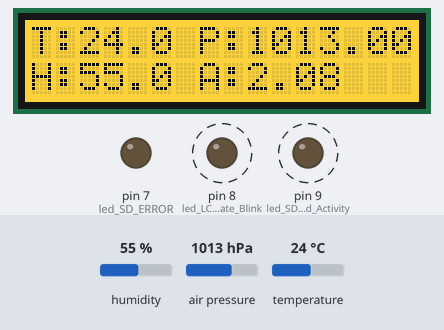
Bench run of a program on a simulated Arduino Uno, built with avr-gcc and run on an emulated ATmega328P. On the bench: 16×2 character LCD, output pins drawn as LEDs (lit = HIGH). Dashed ring = blinking. Inputs (shaded band) come from the test bench; at power-on: humidity 55 %, air pressure 1013 hPa, temperature 24 °C. Storage starts empty; what the program prints to the serial monitor is not drawn.

Above: at 11.9 s.
12.0 s: humidity set to 22 %
At 14.1 s:
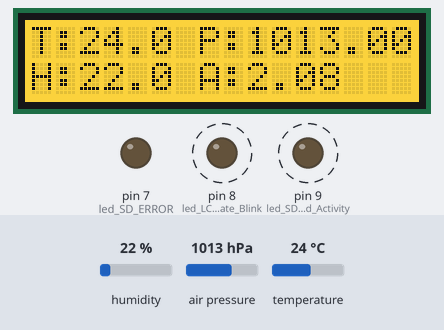
14.8 s: air pressure set to 952 hPa
At 15.8 s:
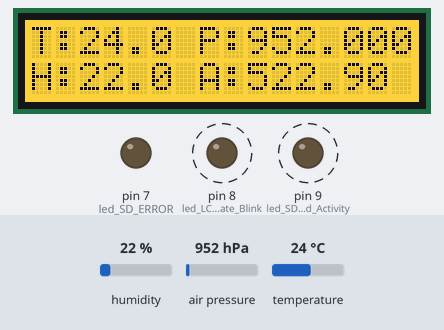
17.1 s: temperature set to 12 °C
At 18.8 s:
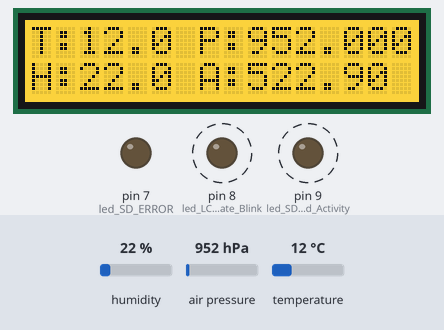
19.4 s: air pressure set to 1000 hPa
At 20.8 s:
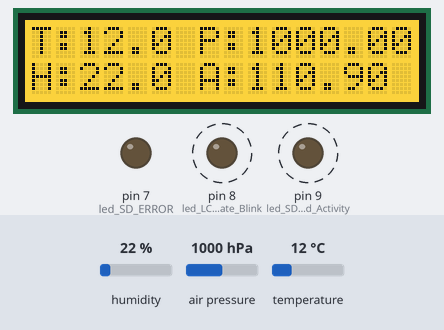
25.9 s: humidity set to 40 %
At 26.8 s:
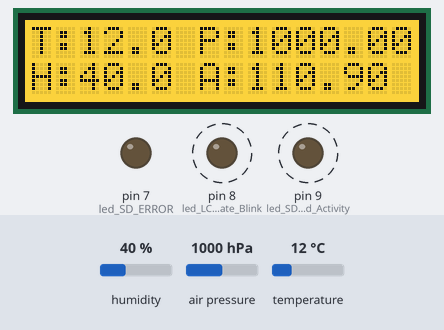
Timing chart, 0 to 29.2 s (numbered marks = the images above; inputs shaded):
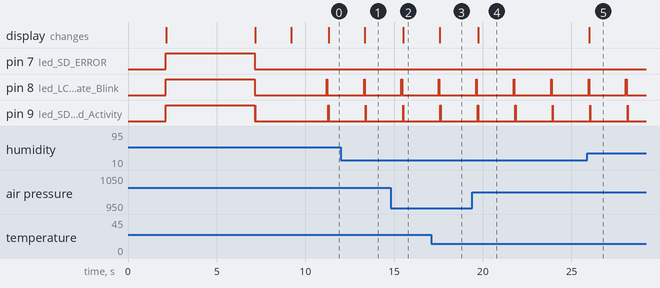

The program:

main.cpp
```cpp
#include <Arduino.h>

#include <Wire.h>
#include <math.h>
#include <DFRobot_RGBLCD1602.h> // #include <Waveshare_LCD1602_RGB.h>, Switched LCD Header file from the original one for functionality
#include <Adafruit_BME280.h>    // Sensor file
#include <Adafruit_Sensor.h>    // Sensor file
#include <SD.h>                 // MicroSD file

// Hardware & Variable Setup
DFRobot_RGBLCD1602 lcd(16,2);           // Display on I2C Bus
Adafruit_BME280 bme;                    // Sensor running on I2C Bus
#define SEALEVELPRESSURE_HPA (1013.25)  // 1013.25

int led_LCD_Update_Blink = 8;   // OUTPUT - Green LED blink when LCD is updated ALSO, used in initial setup to display an 'Everything OK state'
int led_SD_Card_Activity = 9;   // OUTPUT - Orange LED blink when SD card data written or constant on state when theres no SD card
int led_SD_ERROR = 7;           // OUTPUT - Red LED set to ON if there's a file related error

bool lcd_BG_Light = true;   // LCD backlight, different when running with / without the SD card
bool CARD_PRESENT = false;  // Set false until we know if theres a MicroSD card installed or not

String data_String;         // Used in the main loop if the SD card is installed for holding the string to send to the SD card once it's built up
int log_CounterS = 0;        // Counter for file logging: Seconds, Minutes, Hours, Days
int log_CounterM = 0;
int log_CounterH = 0;
int log_CounterD = 0;

float t;  // Used globally to store temperature rather than polling the sensor whenever i need these figures
float h;  // Humidity (same as above)
float p;  // Pressure (same as above)
float a;  // Altitude (same as above)

unsigned bme_Status;    // Used in the setup to determine if the sensor starts up (BME280)

//     SD card attached to SPI bus as follows:
// ** MOSI - pin 11 on Arduino Uno/Duemilanove/Diecimila
// ** MISO - pin 12 on Arduino Uno/Duemilanove/Diecimila
// ** CLK - pin 13 on Arduino Uno/Duemilanove/Diecimila
// ** CS - depends on your SD card shield or module.

// Pin 4 used here for consistency with other Arduino examples
// change this to match your SD shield or module
// Arduino Ethernet shield: pin 4
// Adafruit SD shields and modules: pin 10
// Sparkfun SD shield: pin 8
// MKRZero SD: SDCARD_SS_PIN

const int chipSelect = 4; // See above remarks, i originally placed an LED into pin 10, OK for my setup but might not be for others

void lcd_MSG_Startup (int lcd_X, int lcd_Y, String msg) // Function that displays LCD data from passing variables to it
{
  lcd.clear ();
  lcd.setCursor(lcd_X, lcd_Y);
  lcd.print(msg);
}

void lcd_MSG_Setup()  // Function to setup the LCD ready for the loop, trying to avoid flicker by only updating the numbers when needed
{
  lcd.clear();
  lcd.setCursor(0,0);
  lcd.print("T:");
  lcd.setCursor(7,0);
  lcd.print("P:");
  lcd.setCursor(0,1);
  lcd.print("H:");
  lcd.setCursor(7,1);
  lcd.print("A:");
}

// void Read_Sensor_Values(float, float, float, float)
void Read_Sensor_Values(float, float, float, float) // Function to read the BME280 and store results into variables t, h, p and a
{
  t = bme.readTemperature();
  h = bme.readHumidity();
  p = (bme.readPressure() / 100.0F);
  a = (bme.readAltitude(SEALEVELPRESSURE_HPA));
}

void Send_To_Serial(float, float, float, float) //Function to display sensor information in the serial window, Blinks the green LED when this happens
{
  digitalWrite(led_LCD_Update_Blink, HIGH);
  Serial.print("Temperature = ");
  Serial.print(t);
  Serial.println(" °C");

  Serial.print("Pressure = ");
  Serial.print(p);
  Serial.println(" hPa");

  Serial.print("Approx. Altitude = ");
  Serial.print(a);
  Serial.println(" m");

  Serial.print("Humidity = ");
  Serial.print(h);
  Serial.println(" %");

  Serial.println();
  digitalWrite(led_LCD_Update_Blink, LOW);
}

void Update_LCD_Display(float, float, float, float) // Function to update only the values on the LCD, avoiding constantly clearing the LCD and flickering
{
  lcd.setCursor(2,0);
  lcd.print(t,1);       // Display Temperature to 1 decimal point 'xx.x'
  lcd.setCursor(2,1);
  lcd.print(h,1);       // Display Humidity to 1 decimal point 'xx.x'
  lcd.setCursor(9,0);
  lcd.print(p,3);       // Display Pressure to 3 decimal points 'xxxx.xxx'
  lcd.setCursor(9,1);
  lcd.print(a,2);       // Display Altitude to 2 decimal points 'xxxx.xx'
}

String DATA_TO_STRING() // Function to build up the data string thats sent to the SD card, called from the main loop
{
  String the_Data = ""; // Internal to this function to make a string thats eventually sent to the SD card

  log_CounterS++;        // General counter, there will be a limit but for general use nothing to worry about

  if (log_CounterS >=30)
  {
    log_CounterS = 0;
    log_CounterM++;
    if (log_CounterM >=60)
    {
      log_CounterM = 0;
      log_CounterH++;
      if (log_CounterH >=24)
      {
        log_CounterH = 0;
        log_CounterD++;
        if (log_CounterD >=365)
        {
          log_CounterD = 0;
        }
      }
    }
  }

  the_Data = String (String (log_CounterD) + ":" + String (log_CounterH) + ":" + String (log_CounterM) + ":" + String (log_CounterS));

  the_Data += (", T-H-P-A, ");
  the_Data += String(t);
  the_Data += (", ");
  the_Data += String(h);
  the_Data += (", ");
  the_Data += String (p);
  the_Data += (", ");
  the_Data += (a);
  the_Data += (", END");

  return(the_Data);     // Sends a string back to where it was called from (main loop)
}

void setup ()
{
  // put your setup code here, to run once:
  // Setup Sequence...
  // Set all LED's to correct states
  pinMode(led_LCD_Update_Blink, OUTPUT);    // pin 8
  digitalWrite(led_LCD_Update_Blink, LOW);
  pinMode(led_SD_Card_Activity, OUTPUT);    // pin 9
  digitalWrite(led_SD_Card_Activity, LOW);
  pinMode(led_SD_ERROR, OUTPUT);            // pin 7
  digitalWrite(led_SD_ERROR, LOW);

  // Init Serial
  Serial.begin (9600);
  while (!Serial);     // Wait for serial
  Serial.println();
  Serial.println("Seial OK.");

  // Init LCD
  lcd.init();
  lcd.clear();
  lcd.setCursor (0, 1);
  lcd.setRGB (0,255,0);

  Serial.println("LCD OK.");
  lcd_MSG_Startup (0,0, "Serial OK LCD OK");  // Sends a message to the 'swanky posh' LCD message function (i remembered how to do it ;)

  // Init Sensor BME280
  bme_Status = bme.begin(); // Sensor startup
  if (!bme_Status)
  {
    // If the sensor startup fails...
    Serial.println();
    Serial.println("Could not find a valid BME280 sensor");

    // The lines below were 'remarked' out due to hitting the Arduino's storage capacity (i think), Tip: keep serial messages short, they use RAM !!!
    // I've left these in for additional error code information
    // **********************************************************************************
    // **********************************************************************************
    // Serial.println("Check your wiring, address or sensor ID...");
    // Serial.print("SensorID was: 0x");
    // Serial.println(bme.sensorID(),16);
    // Serial.print("  ID of 0xFF probably means a bad address, a BMP 180 or BMP 085\n");
    // Serial.print("  ID of 0x56-0x58 represents a BMP 280,\n");
    // Serial.print("  ID of 0x60 represents a BME 280.\n");
    // Serial.print("  ID of 0x61 represents a BME 680.\n");
    // ***********************************************************************************
    // ***********************************************************************************

    lcd.setCursor(0, 1);
    lcd.setRGB(255,0,0);
    lcd.print("Sensor ERROR !!!");
    while (1) delay (10);  // STOP HERE !!! Sensor not working so we can't go on.
  }

  lcd.setCursor(0, 1);
  Serial.println("Sensor OK.");
  lcd.print ("Sensor OK");

  // Init SD card
  if (!SD.begin(chipSelect))
  {
    CARD_PRESENT = false;
    lcd_BG_Light = false; // Used to determine what the LCD's backlight colour was going to be

    Serial.println("MicroSD NO CARD!");
    lcd.setCursor(10, 1);
    lcd.setRGB(255,0,0);
    lcd.print("SD ERR");

    // IF we get here, light SD Card LED (Orange on pin 9)
    // SD card LED will remain illuminated because there's no MicroSD to save data to
    digitalWrite(led_SD_Card_Activity, HIGH);
  }
  else
  {
    CARD_PRESENT = true;
    lcd_BG_Light = true;

    lcd.setCursor (10, 1);
    lcd.setRGB (0,255,0);
    lcd.print ("SD OK");
    Serial.println("MicroSD OK.");
    Serial.println();
  }

  // Good startup to here, brief pause to allow the user to view LCD information
  delay (2000);

  // A quick LED check for the user to check BOTH led's are working
  digitalWrite(led_LCD_Update_Blink, HIGH);
  digitalWrite(led_SD_Card_Activity, HIGH);
  digitalWrite(led_SD_ERROR, HIGH);

  Serial.println("x3 LED's ON.");
  lcd.clear();
  lcd.setCursor(0,0);
  lcd.print("Are The LED's ON?");
  lcd.setCursor(7,1);
  lcd.print("???");

  delay (5000);  // STOP HERE, 5 second delay to allow user to read LCD screen message, check ALL led's are working
  digitalWrite(led_LCD_Update_Blink, LOW);
  digitalWrite(led_SD_Card_Activity, LOW);
  digitalWrite(led_SD_ERROR, LOW);
  Serial.println("LED's OFF.");

  // Set LCD background colour depending on SD card in/out ?
  if(!lcd_BG_Light) // FALSE if theres no SD card
  {
    digitalWrite(led_SD_Card_Activity, HIGH);
    lcd.setRGB(200,0,200);  // Card is OUT colour
  }
  else
  {
    // Serial.println("Orange Set LOW...\n");
    lcd.setRGB(255,200,0);    // Card is IN colour
  }

  Serial.print("Card SETUP...\n");
  lcd_MSG_Startup(0,0,"--MicroSD Card--");

  if(CARD_PRESENT)  // If the SD cards IN
  {
    lcd.setCursor(3,1);
    lcd.print("Setting Up...");

    digitalWrite(led_SD_Card_Activity, HIGH);

    // This next part will either, CREATE the file (if it's not there), or OPEN an exsisting file then close it
    File data_File = SD.open("LogData.txt", FILE_WRITE);
    data_File.close();
    Serial.println("File OK.");

    digitalWrite(led_SD_Card_Activity, LOW);
  }
  else
  {
    // If there wasn't an SDcard installed this code runs
    lcd.setCursor(0,1);
    lcd.print("No Card, No Logs");
    Serial.println("NO LOGGING!");
  }

  delay(2000);
  // Setup LCD for continuous sensor outputs
  lcd_MSG_Setup();
}

void loop()
{
  // put your main code here, to run repeatedly:
  delay (2000); // This is the delay between each read of the sensor and update of the LCD display
  Read_Sensor_Values(t,h,p,a);
  Send_To_Serial(t,h,p,a);
  Update_LCD_Display(t,h,p,a);

  // log_counter++;
  // Serial.println(log_counter);

  if(CARD_PRESENT)
  {
    data_String = DATA_TO_STRING();
    Serial.print(data_String);
    Serial.println();

    digitalWrite(led_SD_Card_Activity, HIGH);
    File data_File = SD.open("LogData.txt", FILE_WRITE);
    if (data_File)
    {
      data_File.println(data_String);
      data_File.close();
    }
    else
    {
      digitalWrite(led_SD_ERROR, HIGH);
      Serial.println("Error opening the file.");
    }
    digitalWrite(led_SD_Card_Activity, LOW);
  }
}
```

Measured:
- after the input at 12.0 s, the display: changes after 1.4 s (image 1)
- after the input at 14.8 s, the display: changes after 0.72 s (image 2)
- after the input at 17.1 s, the display: changes after 0.46 s (image 3)
- after the input at 19.4 s, the display: changes after 0.34 s (image 4)
- after the input at 25.9 s, the display: changes after 0.10 s (image 5)
- by itself, pin 8 (led_LCD_Update_Blink): alternates HIGH for 0.04 s and LOW for 2.1 s
- by itself, pin 9 (led_SD_Card_Activity): alternates HIGH for 0.01 s and LOW for 2.1 s
